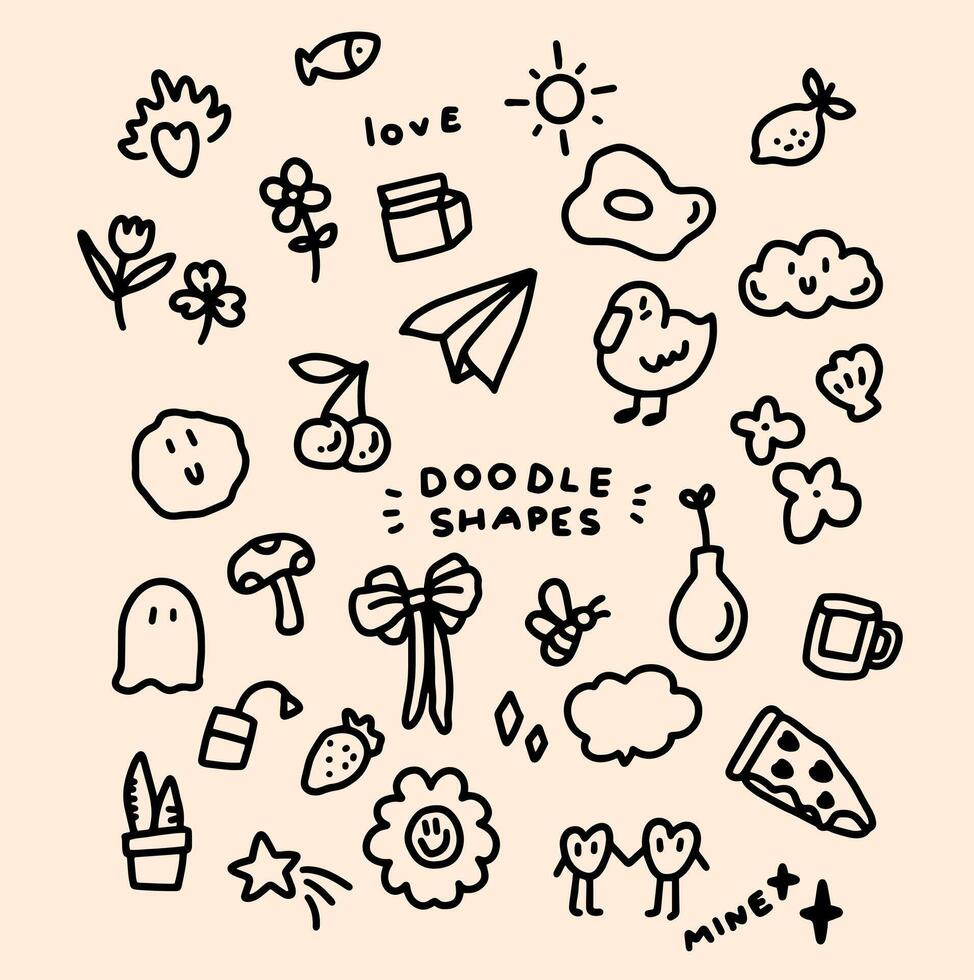
#> input picture aicv/img.jpg, 974 x 980 px
$ python DetectMatchImageORBOpenCV.py
#> lines starting #> are read from the running program, lines starting #| are printed output that depends on the picture
import cv2
import numpy as np

img1 = cv2.imread('img.jpg', cv2.IMREAD_GRAYSCALE)
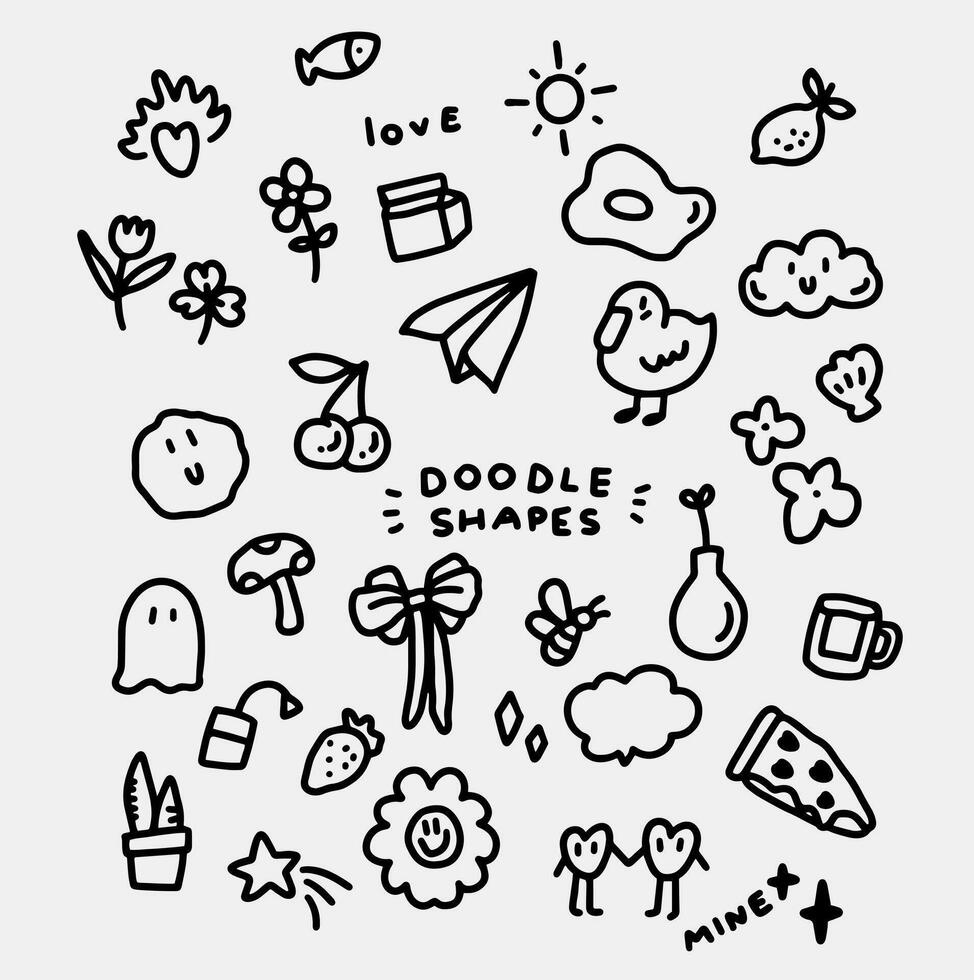
#> img1: shape (980, 974); min 0, max 255, mean 211
img2 = cv2.imread('img2.jpg', cv2.IMREAD_GRAYSCALE)
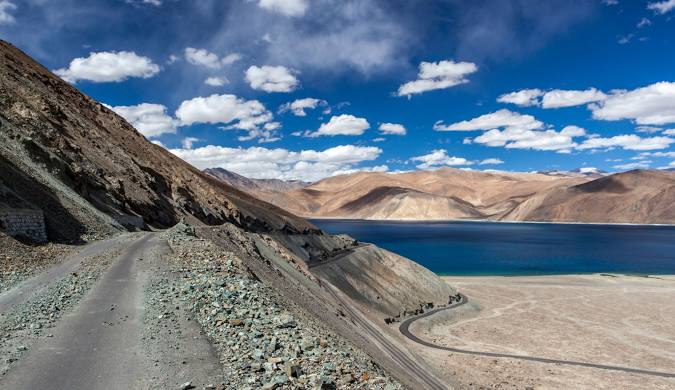
#> input picture aicv/img2.jpg, 675 x 390 px
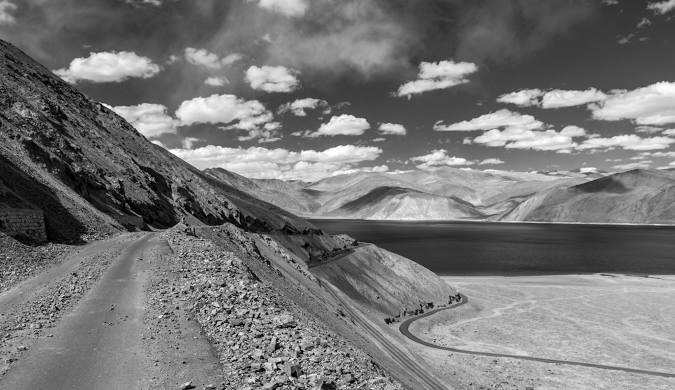
#> img2: shape (390, 675); min 0, max 255, mean 118.7

orb = cv2.ORB_create()

kp1, des1 = orb.detectAndCompute(img1, None)
#> kp1 = 500 keypoints; strongest (x, y, size): (503, 475, 77.1), (776, 140, 44.6), (361, 454, 44.6), (343, 765, 44.6)
kp2, des2 = orb.detectAndCompute(img2, None)
#> kp2 = 500 keypoints; strongest (x, y, size): (101, 106, 31), (246, 294, 31), (258, 317, 31), (103, 104, 31)

bf = cv2.BFMatcher(cv2.NORM_HAMMING, crossCheck=True)
matches = bf.match(des1, des2)
#> matches = 133 matches

matches = sorted(matches, key=lambda x: x.distance)

result = cv2.drawMatches(img1, kp1, img2, kp2, matches[:60], None, flags=2)
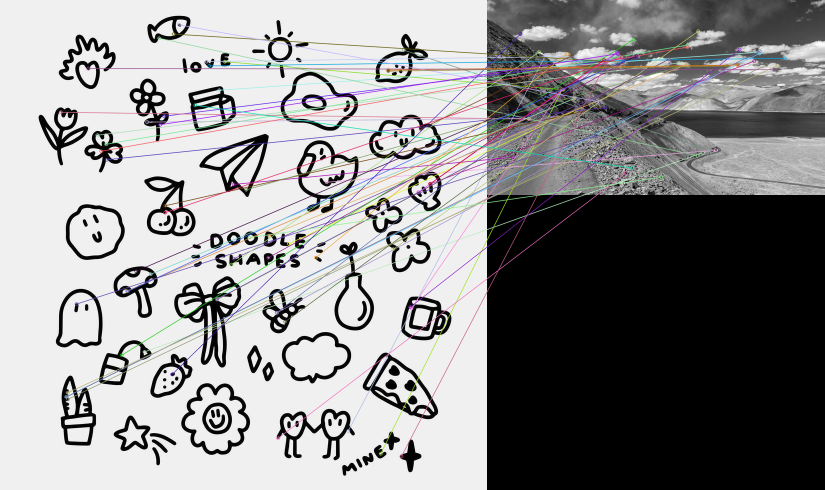
#> result: shape (980, 1649, 3) (shown at 1/2 size); mean of channels 0, 1, 2 142.9, 142.5, 142.9; drawn as B, G, R

cv2.imshow("Matches", result)
cv2.waitKey(0)
cv2.destroyAllWindows()
